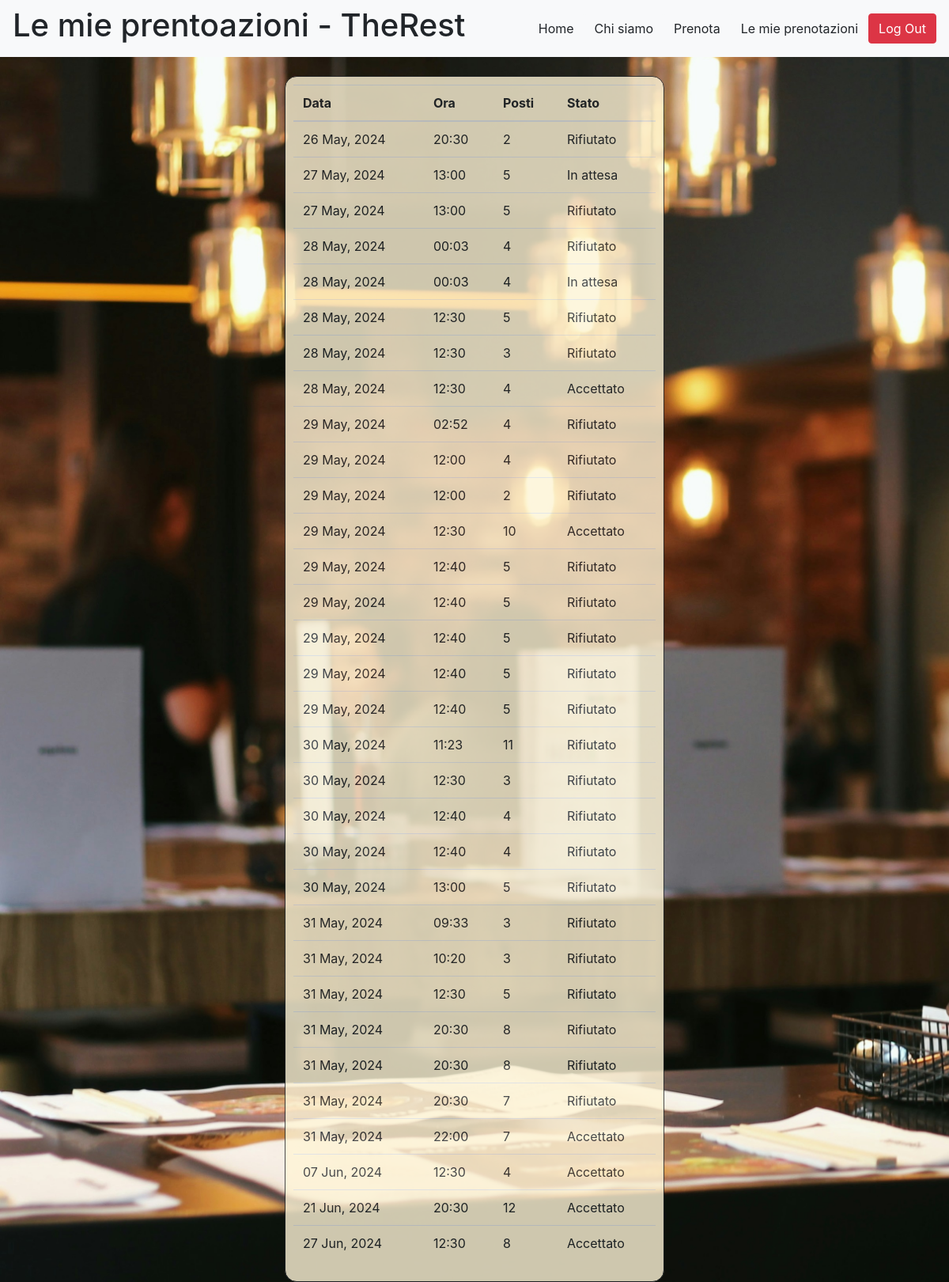
Page /therest/mybookings (signed in) on the committed database.
### therest/models.py (models this page shows)
class Booking(models.Model):
    number=models.CharField(max_length=3, null=True)
    data=models.CharField(max_length=50, null=True)
    ora=models.CharField(max_length=50, null=True)
    client = models.ForeignKey(UserProfile, on_delete=models.CASCADE, null=True)

### therest/views.py (the view)
# urls.py: path('mybookings', views.mybookingviews, name="mybookings"),
def mybookingviews(request):
    user = request.user.userprofile
    bookings = Booking.objects.filter(client=user).order_by('data', 'ora').values()
    for i in range(len(bookings)):
        bookings_managed=Booking_managed.objects.filter(id_booking=bookings[i]['id']).values()
        if bookings_managed:
            bookings[i]['state']=bookings_managed[0]['state']
        else:
            bookings[i]['state']='In attesa'
    for element in bookings:
        if element['state']==True:
            element['state']='Accettato'
        elif element['state']==False:
            element['state']='Rifiutato'
        else:
            element['state']='In attesa'
        datetime_obj = datetime.strptime(element['data'], "%Y-%m-%d")
        new_date=datetime_obj.strftime("%d %b, %Y")
        element['data']=new_date
    return render(request, 'therest/mybookings.html',{
        'myBookings': bookings
    })

### therest/templates/therest/mybookings.html (shortened to what this page needs)
<html>
    <head>
      {% load static %}
        <link rel="stylesheet" href="{% static 'styles.css' %}">
        <link rel="stylesheet" href="https://cdn.jsdelivr.net/npm/bootstrap@4.3.1/dist/css/bootstrap.min.css">
    </head>
    <body style="background-color: 	#124e66;">
        <nav class="navbar navbar-expand-lg navbar-light bg-light">
            <ul class="navbar-nav mr-auto">
              <p class="h1" id="title-name-detail">Le mie prentoazioni - TheRest</p>
            </ul>
            <form class="form-inline my-2 my-lg-0">
              <a href="{% url 'home' %}"><button type="button" class="btn btn-light" id="home">Home</button></a></a>
              <a href="{% url 'about' %}"><button type="button" class="btn btn-light" id="about">Chi siamo</button></a>
              <a href="{% url 'book' %}"><button type="button" class="btn btn-light" id="book">Prenota</button></a>
              {% if user.is_authenticated %}
                {% if user.userprofile.role == "manager" %}
                  <a href="{% url 'manage' %}"><button type="button" class="btn btn-light" id="manage">Gestisci</button></a>
                  <a href="{% url 'managed_bookings' %}"><button type="button" class="btn btn-light" id="manage">Posti prenotati</button></a>
                  {% else %}
                  <a href="{% url 'mybookings' %}"><button type="button" class="btn btn-light" id="manage">Le mie prenotazioni</button></a>
                {% endif %}
              <a href="{% url 'logout' %}"><button type="button" class="btn btn-danger" id="log-out">Log Out</button></a>
              {% else %}
              <a href="{% url 'login' %}"><button type="button" id="manage" class="btn btn-light">Accedi </button></a>
              <a href="{% url 'logout' %}"><button type="button" style="display:none;" class="btn btn-danger" id="log-out">Log Out</button></a>
              {% endif %}
              </form>
          </nav>
          <div id="bookForm" style="width:40%; margin-left:auto; margin-right:auto; margin-top:2%; padding:10px">
            <table class="table">
                <thead>
                  <tr>
                    <th scope="col">Data</th>
                    <th scope="col">Ora</th>
                    <th scope="col">Posti</th>
                    <th scope="col">Stato</th>
                  </tr>
                </thead>
                <tbody>
                  {%for element in myBookings %}
                        <tr>
                            <td>{{element.data}}</td>
                            <td>{{element.ora}}</td>
                            <td>{{element.number}}</td>
                            <td>{{element.state}}</td>
                        </tr>
                  {%endfor%}
                </tbody>
              </table>
          </div>
    </body>
</html>

### therest/static/styles.css (style rules this page uses)
body { background-image: url("therest/background1.jpg"); background-repeat: no-repeat; background-size: cover; }
#bookForm { margin-left:auto; margin-right:auto; margin-top:6%; width:30%; background-color: #fff5d7; border-radius: 15px; border: 1px solid; cursor:pointer; padding:10px; opacity: 0.8; }

### rows in the picture
Booking: data "26 May, 2024", ora "20:30", number "2", state "Rifiutato"
Booking: data "27 May, 2024", ora "13:00", number "5", state "In attesa"
Booking: data "27 May, 2024", ora "13:00", number "5", state "Rifiutato"
Booking: data "28 May, 2024", ora "00:03", number "4", state "Rifiutato"
Booking: data "28 May, 2024", ora "00:03", number "4", state "In attesa"
Booking: data "28 May, 2024", ora "12:30", number "5", state "Rifiutato"
Booking: data "28 May, 2024", ora "12:30", number "3", state "Rifiutato"
Booking: data "28 May, 2024", ora "12:30", number "4", state "Accettato"
Booking: data "29 May, 2024", ora "02:52", number "4", state "Rifiutato"
Booking: data "29 May, 2024", ora "12:00", number "4", state "Rifiutato"
Booking: data "29 May, 2024", ora "12:00", number "2", state "Rifiutato"
Booking: data "29 May, 2024", ora "12:30", number "10", state "Accettato"
Booking: data "29 May, 2024", ora "12:40", number "5", state "Rifiutato"
Booking: data "29 May, 2024", ora "12:40", number "5", state "Rifiutato"
Booking: data "29 May, 2024", ora "12:40", number "5", state "Rifiutato"
Booking: data "29 May, 2024", ora "12:40", number "5", state "Rifiutato"
Booking: data "29 May, 2024", ora "12:40", number "5", state "Rifiutato"
Booking: data "30 May, 2024", ora "11:23", number "11", state "Rifiutato"
Booking: data "30 May, 2024", ora "12:30", number "3", state "Rifiutato"
Booking: data "30 May, 2024", ora "12:40", number "4", state "Rifiutato"
Booking: data "30 May, 2024", ora "12:40", number "4", state "Rifiutato"
Booking: data "30 May, 2024", ora "13:00", number "5", state "Rifiutato"
Booking: data "31 May, 2024", ora "09:33", number "3", state "Rifiutato"
Booking: data "31 May, 2024", ora "10:20", number "3", state "Rifiutato"
Booking: data "31 May, 2024", ora "12:30", number "5", state "Rifiutato"
Booking: data "31 May, 2024", ora "20:30", number "8", state "Rifiutato"
Booking: data "31 May, 2024", ora "20:30", number "8", state "Rifiutato"
Booking: data "31 May, 2024", ora "20:30", number "7", state "Rifiutato"
Booking: data "31 May, 2024", ora "22:00", number "7", state "Accettato"
Booking: data "07 Jun, 2024", ora "12:30", number "4", state "Accettato"
Booking: data "21 Jun, 2024", ora "20:30", number "12", state "Accettato"
Booking: data "27 Jun, 2024", ora "12:30", number "8", state "Accettato"
